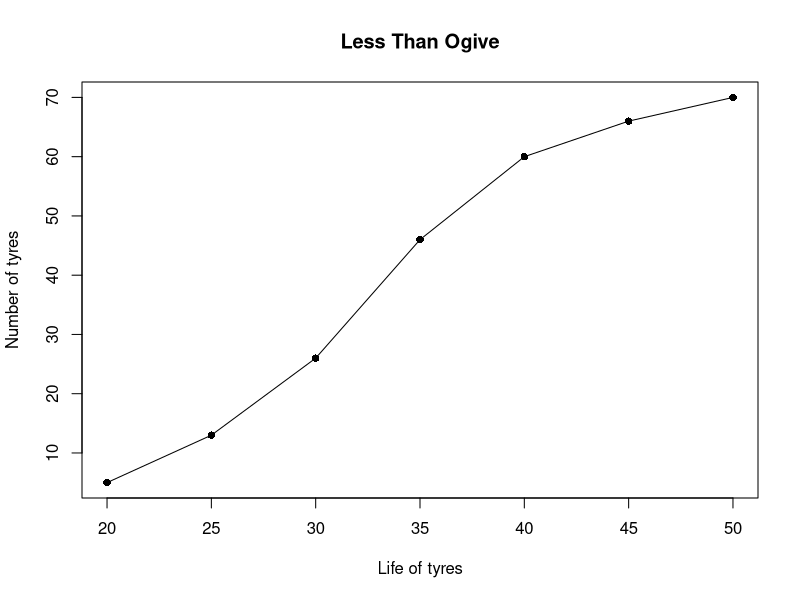

Generate this figure with R:
# Less Than and More Than Ogive

x = seq(17.5, 47.5, 5)
w = 5
f = c(5,8,13,20,14,6,4)
ub = x + w/2
cf = cumsum(f)
plot(ub, cf,"l", xlab="Life of tyres", ylab="Number of tyres", main="Less Than Ogive")
points(ub, cf, pch=16)